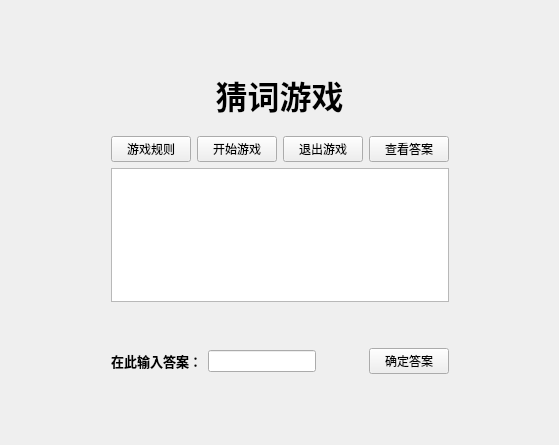
<?xml version="1.0" encoding="UTF-8"?>
<ui version="4.0">
 <class>guess_word_widget</class>
 <widget class="QWidget" name="guess_word_widget">
  <property name="geometry">
   <rect>
    <x>0</x>
    <y>0</y>
    <width>559</width>
    <height>445</height>
   </rect>
  </property>
  <property name="windowTitle">
   <string>Form</string>
  </property>
  <layout class="QGridLayout" name="gridLayout">
   <item row="0" column="0">
    <layout class="QVBoxLayout" name="verticalLayout_2" stretch="1,0,0,4,1">
     <item>
      <spacer name="verticalSpacer_5">
       <property name="orientation">
        <enum>Qt::Orientation::Vertical</enum>
       </property>
       <property name="sizeType">
        <enum>QSizePolicy::Policy::Preferred</enum>
       </property>
       <property name="sizeHint" stdset="0">
        <size>
         <width>20</width>
         <height>60</height>
        </size>
       </property>
      </spacer>
     </item>
     <item>
      <widget class="QLabel" name="label">
       <property name="text">
        <string>&lt;html&gt;&lt;head/&gt;&lt;body&gt;&lt;p align=&quot;center&quot;&gt;&lt;span style=&quot; font-size:24pt; font-weight:700;&quot;&gt;猜词游戏&lt;/span&gt;&lt;/p&gt;&lt;/body&gt;&lt;/html&gt;</string>
       </property>
      </widget>
     </item>
     <item>
      <spacer name="verticalSpacer">
       <property name="orientation">
        <enum>Qt::Orientation::Vertical</enum>
       </property>
       <property name="sizeType">
        <enum>QSizePolicy::Policy::Preferred</enum>
       </property>
       <property name="sizeHint" stdset="0">
        <size>
         <width>20</width>
         <height>10</height>
        </size>
       </property>
      </spacer>
     </item>
     <item>
      <layout class="QHBoxLayout" name="horizontalLayout_4">
       <item>
        <spacer name="horizontalSpacer_2">
         <property name="orientation">
          <enum>Qt::Orientation::Horizontal</enum>
         </property>
         <property name="sizeHint" stdset="0">
          <size>
           <width>40</width>
           <height>20</height>
          </size>
         </property>
        </spacer>
       </item>
       <item>
        <layout class="QVBoxLayout" name="verticalLayout">
         <item>
          <layout class="QHBoxLayout" name="horizontalLayout">
           <item>
            <widget class="QPushButton" name="ruleButton">
             <property name="text">
              <string>游戏规则</string>
             </property>
            </widget>
           </item>
           <item>
            <widget class="QPushButton" name="startButton">
             <property name="text">
              <string>开始游戏</string>
             </property>
            </widget>
           </item>
           <item>
            <widget class="QPushButton" name="exitButton">
             <property name="text">
              <string>退出游戏</string>
             </property>
            </widget>
           </item>
           <item>
            <widget class="QPushButton" name="answerButton">
             <property name="text">
              <string>查看答案</string>
             </property>
            </widget>
           </item>
          </layout>
         </item>
         <item>
          <widget class="QTextEdit" name="displayTextEdit">
           <property name="sizePolicy">
            <sizepolicy hsizetype="Expanding" vsizetype="Expanding">
             <horstretch>0</horstretch>
             <verstretch>1</verstretch>
            </sizepolicy>
           </property>
           <property name="readOnly">
            <bool>false</bool>
           </property>
          </widget>
         </item>
         <item>
          <spacer name="verticalSpacer_2">
           <property name="orientation">
            <enum>Qt::Orientation::Vertical</enum>
           </property>
           <property name="sizeType">
            <enum>QSizePolicy::Policy::Ignored</enum>
           </property>
           <property name="sizeHint" stdset="0">
            <size>
             <width>20</width>
             <height>40</height>
            </size>
           </property>
          </spacer>
         </item>
         <item>
          <layout class="QHBoxLayout" name="horizontalLayout_3">
           <item>
            <layout class="QHBoxLayout" name="horizontalLayout_2">
             <item>
              <widget class="QLabel" name="label_2">
               <property name="text">
                <string>&lt;html&gt;&lt;head/&gt;&lt;body&gt;&lt;p align=&quot;center&quot;&gt;&lt;span style=&quot; font-size:10pt; font-weight:700;&quot;&gt;在此输入答案：&lt;/span&gt;&lt;/p&gt;&lt;/body&gt;&lt;/html&gt;</string>
               </property>
              </widget>
             </item>
             <item>
              <widget class="QLineEdit" name="answerLineEdit"/>
             </item>
            </layout>
           </item>
           <item>
            <spacer name="horizontalSpacer">
             <property name="orientation">
              <enum>Qt::Orientation::Horizontal</enum>
             </property>
             <property name="sizeHint" stdset="0">
              <size>
               <width>40</width>
               <height>20</height>
              </size>
             </property>
            </spacer>
           </item>
           <item>
            <widget class="QPushButton" name="commitButton">
             <property name="text">
              <string>确定答案</string>
             </property>
            </widget>
           </item>
          </layout>
         </item>
        </layout>
       </item>
       <item>
        <spacer name="horizontalSpacer_3">
         <property name="orientation">
          <enum>Qt::Orientation::Horizontal</enum>
         </property>
         <property name="sizeHint" stdset="0">
          <size>
           <width>40</width>
           <height>20</height>
          </size>
         </property>
        </spacer>
       </item>
      </layout>
     </item>
     <item>
      <spacer name="verticalSpacer_4">
       <property name="orientation">
        <enum>Qt::Orientation::Vertical</enum>
       </property>
       <property name="sizeType">
        <enum>QSizePolicy::Policy::Preferred</enum>
       </property>
       <property name="sizeHint" stdset="0">
        <size>
         <width>20</width>
         <height>60</height>
        </size>
       </property>
      </spacer>
     </item>
    </layout>
   </item>
  </layout>
 </widget>
 <resources/>
 <connections/>
</ui>
